Frame 1 (no input): blank canvas, image omitted
Frame 60 (the mouse pressed at the canvas centre just before this capture): blank canvas, image omitted
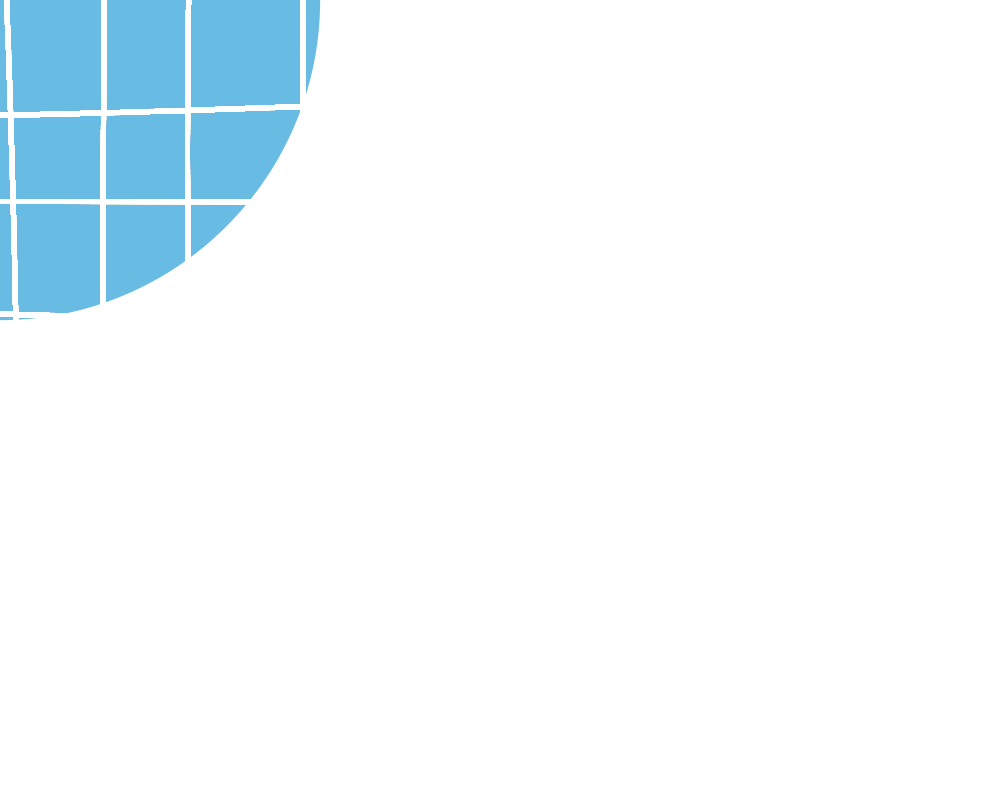
Frame 120 (the mouse held since frame 60 and released just before this capture)

The Processing sketch whose frames 1 and 60 were blank and that drew this single picture after the mouse press (run headless with seeded random() and noise(); from frame 60 on, the mouse is pressed at the canvas centre):

// Processing sketch: processing_26922
// ── processing_26922.pde

// Florence Kelly 
// z3252748
// Due 14/4/2011
// Help me Process my Ideas
// Concept for this project =  A design concept is never easy to come up with.
// I feel taht the only thing that constrains a design is ones mind, memory and the 
// technology that we have on offer. A concept is a very specail thing, filled with
// millions of thoughts and ideas. As designers we think about our ideas everywhere,
// on the bus, in the shower, havong coffee, whilst at work and while thinking about 
// other concepts. Our ideas and thoughts are limitless and never ending. As quickly 
// as we think of an idea it can be goe again in a mater of seconds. So how does our
// mind decide which ideas we will remember and keep and which will we throw away?

// By using processing as a medium to express my concept I needed to make such my code
// gives he user freedom but am also constraining the user from seeing everything.


// Move the mouse around the screen, you can control my thoughts, make a new thought 
// by typing IDEA. I will try to block the thought whihc you are making , clear my 
//thoughts by pressing the space bar.  Try and make a grphic based design with my 
// thoughts. 

// References = sketch_mar18a.pde,Fun program of happy things,Developed and tested by Cameron Johnston 




// float Red,Green,Blue
float R;
float G;
float B;
//Float Balls that fallow mouseX,mouseY
float ball;

void setup()

{
//set up screen and baack ground colour  
size(1000,800);
smooth();
noStroke();
//Colour White
background(255);
frameRate(100);

}
// angle of the moving lines
void draw () {
  float angle = 5;
  //fill with colour white
  fill (255);
// 1st = VL line
for (int y = 0; y <= height; y += 5) { 
  float x = 0 + (cos(angle) * 15.0); 
  rect(x, y, 5, 5); 
  angle += PI/(mouseX/2);

}  
for (int y = 0; y <= height; y += 5) { 
  float x = 100 + (cos(angle) * 2.0); 
  rect(x, y, 5, 5); 
  angle += PI/(mouseX/2);

} 
// 2nd = VL line
for (int y = 0; y <= height; y += 5) { 
  float x = 200 + (cos(angle) * 15.0); 
  rect(x, y, 5, 5); 
  angle += PI/(mouseX/2);
}
for (int y = 0; y <= height; y += 5) { 
  float x = 300 + (cos(angle) * 1.0); 
  rect(x, y, 5, 5); 
  angle += PI/(mouseX/2);

} 
// 3rd = VL line
for (int y = 0; y <= height; y += 5) { 
  float x = 400 + (cos(angle) * 15.0); 
  rect(x, y, 5, 5); 
  angle += PI/(mouseX/2);
}
for (int y = 0; y <= height; y += 5) { 
  float x = 500 + (cos(angle) * 2.0); 
  rect(x, y, 5, 5); 
  angle += PI/(mouseX/2);

} 
// 4th = Vl Line
for (int y = 0; y <= height; y += 5) { 
  float x = 600 + (cos(angle) * 15.0); 
  rect(x, y, 5, 5); 
  angle += PI/(mouseX/2);
}
for (int y = 0; y <= height; y += 5) { 
  float x = 700 + (cos(angle) * 1.0); 
  rect(x, y, 5, 5); 
  angle += PI/(mouseX/2);

} 
// 5th = Vl Line
for (int y = 0; y <= height; y += 5) { 
  float x = 800 + (cos(angle) * 15.0); 
  rect(x, y,5,5); 
  angle += PI/(mouseX/2);
}
for (int y = 0; y <= height; y += 5) { 
  float x = 900 + (cos(angle) * 2.0); 
  rect(x, y, 5, 5); 
  angle += PI/(mouseX/2);

} 
//6th = VL line
for (int y = 0; y <= height; y += 5) { 
  float x = 1000 + (cos(angle) * 15.0); 
  rect(x, y, 5,5); 
  angle += PI/(mouseX/2);
}
// 1st = HL line
for (int x = 0; x <= width; x += 5) { 
  float y = 100 + (sin(angle) * 15.0); 
  rect(x, y, 5,5); 
  angle += PI/(mouseX/2);

}
// 1st = HL line
for (int x = 0; x <= width; x += 5) { 
  float y = 200 + (sin(angle) * 1.0); 
  rect(x, y, 5,5); 
  angle += PI/(mouseX/2);

}
// 2nd - VL
for (int x = 0; x <= width; x += 5) { 
  float y = 300 + (sin(angle) * 15.0); 
  rect(x, y, 5,5); 
  angle += PI/(mouseY/2);

}// 1st = HL line
for (int x = 0; x <= width; x += 5) { 
  float y = 400 + (sin(angle) * 2.0); 
  rect(x, y, 5,5); 
  angle += PI/(mouseX/2);

}
// 3rd = VL
for (int x = 0; x <= width; x += 5) { 
  float y = 500 + (sin(angle) * 15.0); 
  rect(x, y, 5,5); 
  angle += PI/(mouseX/2);
   
}
// 1st = HL line
for (int x = 0; x <= width; x += 5) { 
  float y = 600 + (sin(angle) * 1.0); 
  rect(x, y, 5,5); 
  angle += PI/(mouseX/2);

}
// 4th = Vl
for (int x = 0; x <= width; x += 5) { 
  float y = 700 + (sin(angle) * 15.0); 
  rect(x, y,5,5); 
  angle += PI/(mouseY/2);
 
}

// Make red, green, blue random, make more red, then more blue when mousePressed
  R = random(255);
  G = random(255);
  B = random(255);
  if(mousePressed){
    fill (20,R,G,B); }
    
else {
  fill(211,R,G,B);
}
//hold i then it is red
 if (key == 'i' || key =='I') {
    fill(245,70,70);
}
// hold d then it is blue
 if (key == 'd' || key =='D') {
    fill(R,G,B);
}
// hold e then it is yellow
  if (key == 'e' || key =='E') {
    fill(245,246,142);
}
//hold a then it is green
  if (key == 'a' || key =='A') {
    fill(153,204,51);
}
// press '.' then back to random red
   if (key == '.' || key =='.') {
    fill(0,R,G,B);
}

// balls move and follow mouse and size of ellipse and screen cleared if you press space bar.
ball = dist(pmouseX,pmouseY,mouseX,mouseY);
ellipse((pmouseX + pmouseX) / 2, (pmouseY + pmouseY) / 2, ball, ball);

}
void keyPressed()
{
 
  if(key == ' ') {
  background(255);
  }
 
}
